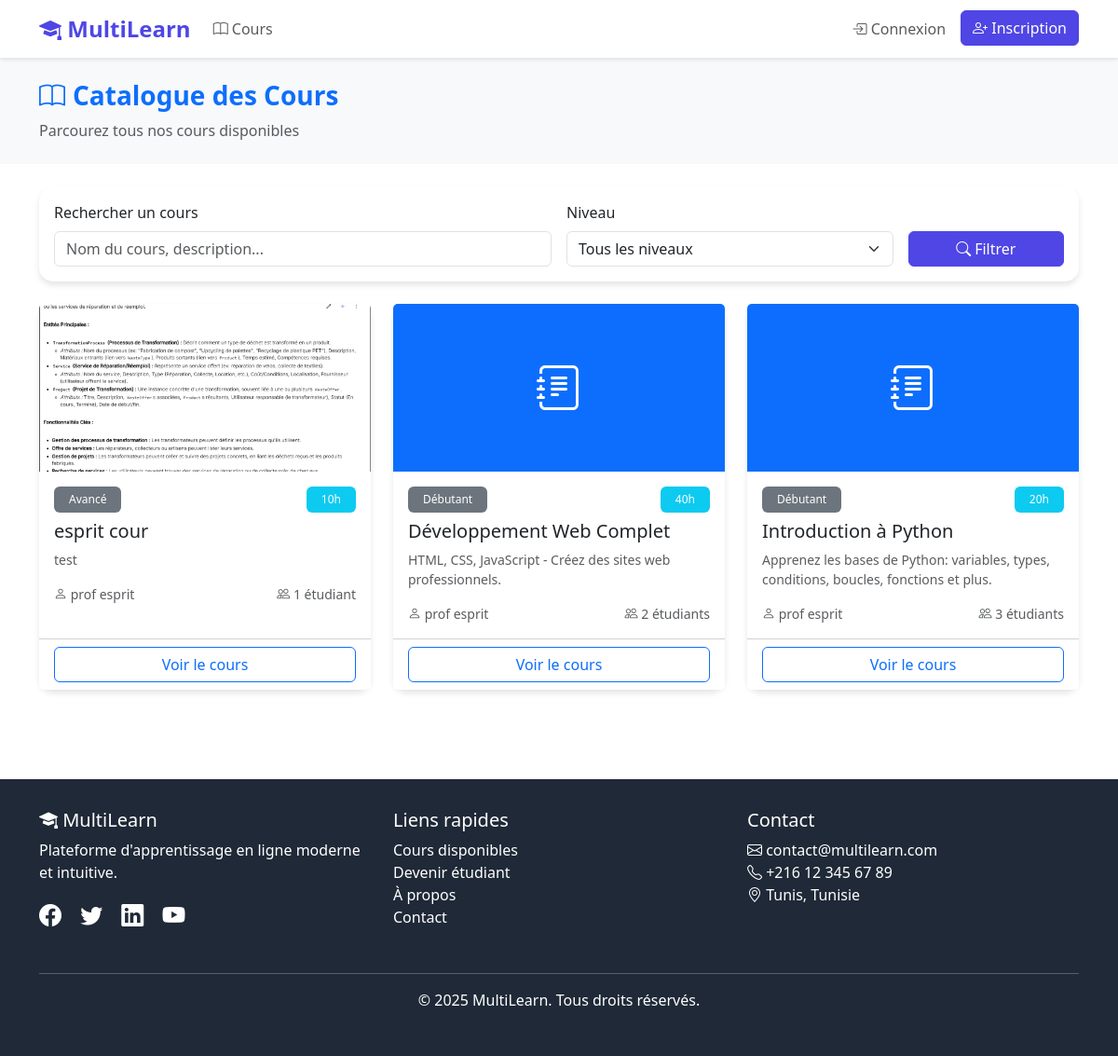
Page /courses/ on the committed database.
### myapp/models.py (models this page shows, shortened)
class Course(models.Model):
    STATUS_CHOICES = [
        ('DRAFT', 'Brouillon'),
        ('PUBLISHED', 'Publié'),
        ('ARCHIVED', 'Archivé'),
    ]
    title = models.CharField(max_length=200)
    description = models.TextField()
    teacher = models.ForeignKey(User, on_delete=models.CASCADE, related_name='courses_taught')
    content = models.TextField(help_text="Contenu complet du cours (texte, liens, etc.)")
    files = models.FileField(upload_to='courses/files/', blank=True, null=True, help_text="Fichiers du cours (PDF, ZIP, etc.)")
    status = models.CharField(max_length=10, choices=STATUS_CHOICES, default='DRAFT')
    level = models.CharField(max_length=50, blank=True, null=True)
    duration_hours = models.IntegerField(blank=True, null=True)
    cover_image = models.ImageField(upload_to='courses/', blank=True, null=True)
    students = models.ManyToManyField(User, through='Enrollment', related_name='enrolled_courses')
    created_at = models.DateTimeField(auto_now_add=True)
    updated_at = models.DateTimeField(auto_now=True)
    class Meta:
        db_table = 'courses'
        verbose_name = 'Cours'
        verbose_name_plural = 'Cours'
        ordering = ['-created_at']

class User(AbstractUser):
    ROLE_CHOICES = [
        ('ADMIN', 'Administrateur'),
        ('TEACHER', 'Enseignant'),
        ('STUDENT', 'Étudiant'),
    ]
    role = models.CharField(max_length=10, choices=ROLE_CHOICES, default='STUDENT')
    phone = models.CharField(max_length=20, blank=True, null=True)
    bio = models.TextField(blank=True, null=True)
    profile_picture = models.ImageField(upload_to='profiles/', blank=True, null=True)
    created_at = models.DateTimeField(auto_now_add=True)
    class Meta:
        db_table = 'users'
        verbose_name = 'Utilisateur'
        verbose_name_plural = 'Utilisateurs'

### myapp/views.py (the view)
# urls.py: path('courses/', views.course_list, name='course_list'),
def course_list(request):
    courses = Course.objects.filter(status='PUBLISHED').annotate(
        student_count=Count('enrollments')
    ).order_by('-created_at')
    level = request.GET.get('level')
    search = request.GET.get('search')
    if level:
        courses = courses.filter(level=level)
    if search:
        courses = courses.filter(
            Q(title__icontains=search) |
            Q(description__icontains=search)
        )
    context = {
        'courses': courses,
        'levels': ['Débutant', 'Intermédiaire', 'Avancé', 'Expert'],
    }
    return render(request, 'course_list.html', context)

### myapp/templates/course_list.html (shortened to what this page needs)
{% extends 'base.html' %}
{% block content %}
<div class="container-fluid bg-light py-4">
    <div class="container">
        <div class="row">
            <div class="col-12">
                <h1 class="h3 fw-bold text-primary">
                    <i class="bi bi-book me-2"></i>Catalogue des Cours
                </h1>
                <p class="text-muted mb-0">Parcourez tous nos cours disponibles</p>
            </div>
        </div>
    </div>
</div>
<div class="container py-4">
    <div class="card mb-4">
        <div class="card-body">
            <form method="get" class="row g-3">
                <div class="col-md-6">
                    <label class="form-label">Rechercher un cours</label>
                    <input type="text" name="search" class="form-control" placeholder="Nom du cours, description..."
                        value="{{ request.GET.search }}">
                </div>
                <div class="col-md-4">
                    <label class="form-label">Niveau</label>
                    {% with selected_level=request.GET.level %}
                    <select name="level" class="form-select">
                        <option value="">Tous les niveaux</option>
                    </select>
                    {% endwith %}
                </div>
                <div class="col-md-2 d-flex align-items-end">
                    <button type="submit" class="btn btn-primary w-100">
                        <i class="bi bi-search me-1"></i>Filtrer
                    </button>
                </div>
            </form>
        </div>
    </div>
    {% if courses %}
    <div class="row">
        {% for course in courses %}
        <div class="col-md-6 col-lg-4 mb-4">
            <div class="card h-100">
                {% if course.cover_image %}
                <img src="{{ course.cover_image.url }}" class="card-img-top" alt="{{ course.title }}"
                    style="height: 180px; object-fit: cover;">
                {% else %}
                <div class="card-img-top bg-primary d-flex align-items-center justify-content-center text-white"
                    style="height: 180px;">
                    <i class="bi bi-journal-text" style="font-size: 3rem;"></i>
                </div>
                {% endif %}
                <div class="card-body">
                    <div class="d-flex justify-content-between mb-2">
                        <span class="badge bg-secondary">{{ course.level }}</span>
                        <span class="badge bg-info">{{ course.duration_hours }}h</span>
                    </div>
                    <h5 class="card-title">{{ course.title }}</h5>
                    <p class="card-text text-muted small">
                        {{ course.description|truncatewords:15 }}
                    </p>
                    <div class="mt-3">
                        <div class="row small text-muted">
                            <div class="col-6">
                                <i class="bi bi-person"></i>
                                {{ course.teacher.get_full_name }}
                            </div>
                            <div class="col-6 text-end">
                                <i class="bi bi-people"></i>
                                {{ course.student_count }} étudiant{{ course.student_count|pluralize:"s" }}
                            </div>
                        </div>
                    </div>
                </div>
                <div class="card-footer bg-white">
                    <a href="{% url 'course_detail' course.id %}" class="btn btn-outline-primary w-100">
                        Voir le cours
                    </a>
                </div>
            </div>
        </div>
        {% endfor %}
    </div>
    {% endif %}
</div>
{% endblock %}

### myapp/templates/base.html (style rules this page uses)
:root { --primary-color: #4F46E5; --secondary-color: #10B981; --dark-color: #1F2937; }
body { min-height: 100vh; display: flex; flex-direction: column; }
.btn-primary { background-color: var(--primary-color); border-color: var(--primary-color); }
.card { border: none; border-radius: 15px; box-shadow: 0 4px 6px rgba(0, 0, 0, 0.1); transition: transform 0.3s ease, box-shadow 0.3s ease; }
.badge { padding: 0.5rem 1rem; font-weight: 500; }

### rows in the picture
Course: cover_image (picture), level "Avancé", duration_hours "10", title "esprit cour", description "test", teacher.get_full_name "prof esprit", student_count "1"
Course: level "Débutant", duration_hours "40", title "Développement Web Complet", description "HTML, CSS, JavaScript - Créez des sites web professionnels.", teacher.get_full_name "prof esprit", student_count "2"
Course: level "Débutant", duration_hours "20", title "Introduction à Python", description "Apprenez les bases de Python: variables, types, conditions, boucles, fonctions et plus.", teacher.get_full_name "prof esprit", student_count "3"
